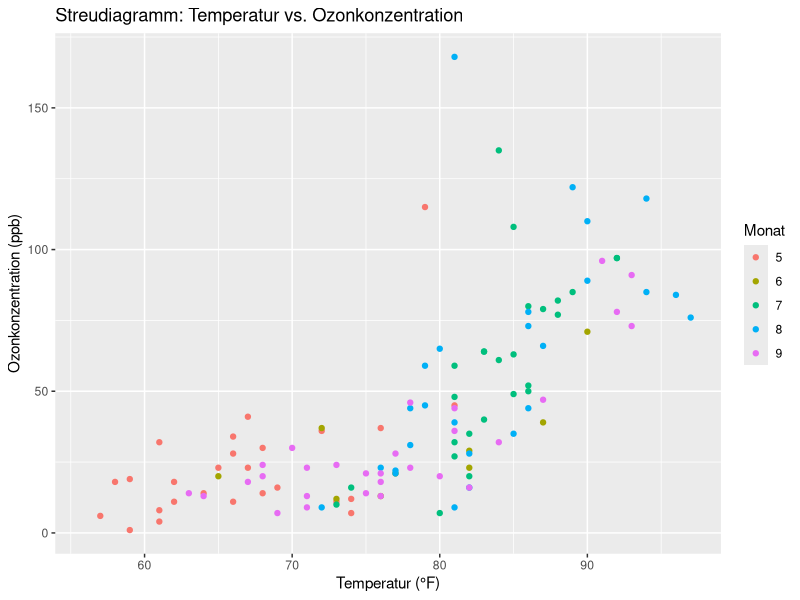
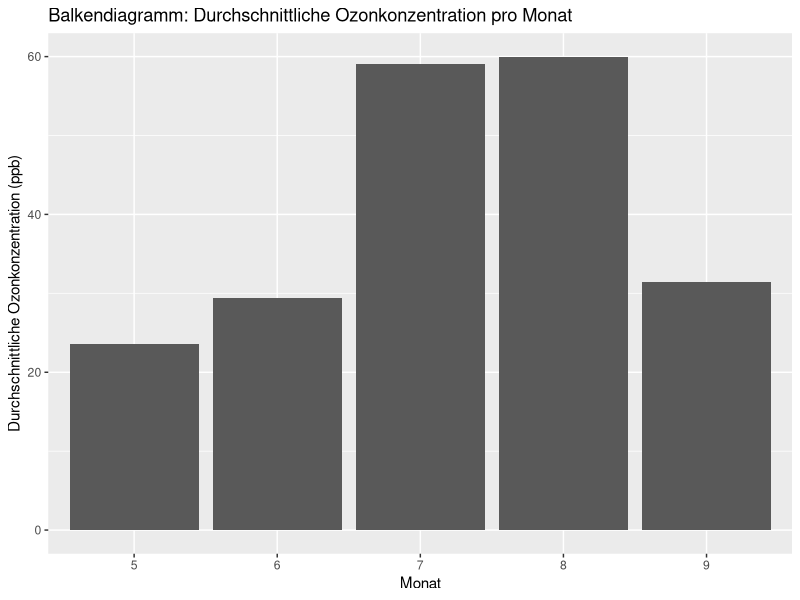
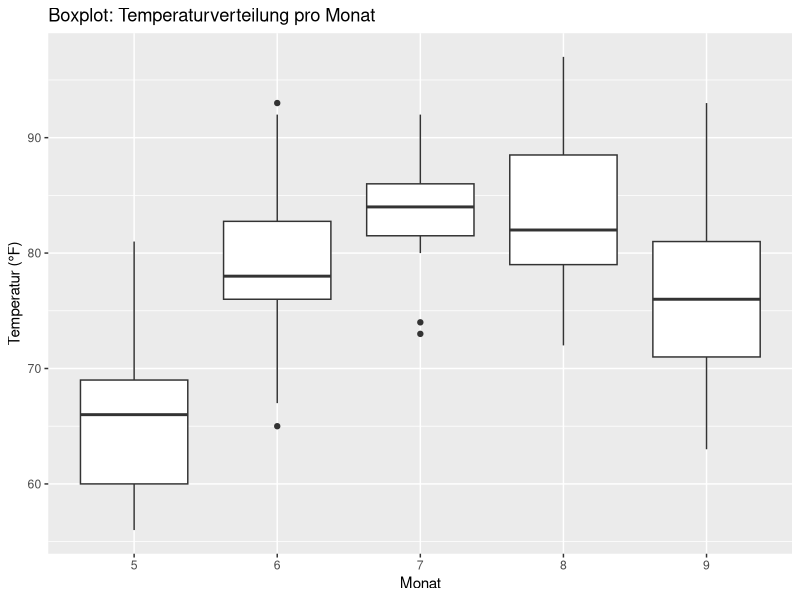

The R source for these figures, in order:
library(ggplot2)
data("airquality")
View(airquality)

# Streudiagramm 
ggplot(airquality, aes(x = Temp, y = Ozone, color = factor(Month))) +
  geom_point() +
  labs(x = "Temperatur (°F)", y = "Ozonkonzentration (ppb)", color = "Monat") +
  ggtitle("Streudiagramm: Temperatur vs. Ozonkonzentration")

# Balkendiagramm 
avg_ozone <- aggregate(Ozone ~ Month, data = airquality, FUN = mean, na.rm = TRUE)

ggplot(avg_ozone, aes(x = factor(Month), y = Ozone)) +
  geom_bar(stat = "identity") +
  labs(x = "Monat", y = "Durchschnittliche Ozonkonzentration (ppb)") +
  ggtitle("Balkendiagramm: Durchschnittliche Ozonkonzentration pro Monat")

# Boxplot
ggplot(airquality, aes(x = factor(Month), y = Temp)) +
  geom_boxplot() +
  labs(x = "Monat", y = "Temperatur (°F)") +
  ggtitle("Boxplot: Temperaturverteilung pro Monat")

